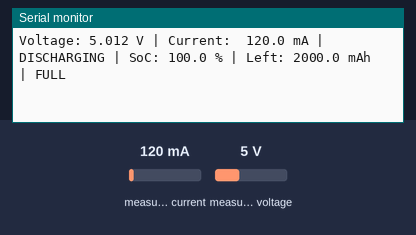
Recording of a sketch running on a simulated ESP32. Shown: the last lines printed to the serial monitor. The inputs (shaded band) are chosen by the test bench; at power-on: measured current 120 mA, measured voltage 5 V.

Above: at 2.2 s.
2.3 s: measured current set to 40 mA
At 3.4 s:
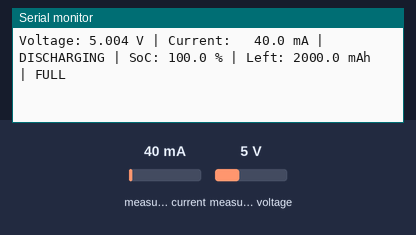
5.5 s: measured current set to 1000 mA
At 6.4 s:
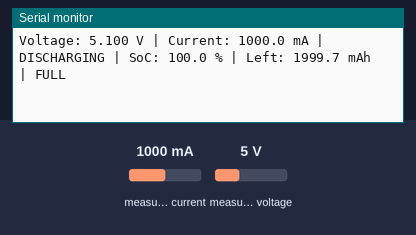
8.5 s: measured current set to 500 mA
At 9.5 s:
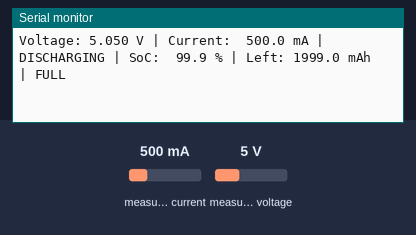
11.5 s: measured current set to 1500 mA
At 12.7 s:
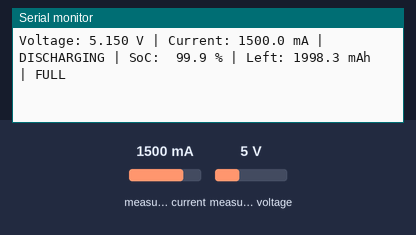
14.5 s: measured current set to 0 mA
At 15.8 s:
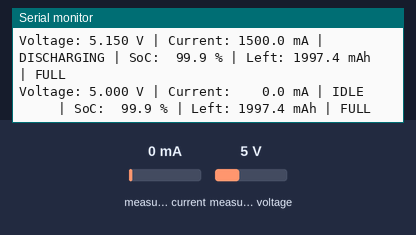

The sketch:

bms_soc.ino
```cpp
/*
  Basic BMS - State of Charge (SoC) Monitor
  Hardware : ESP32 + INA226 + one 3.7 V Li-ion cell
  Display  : Serial Monitor @ 115200 baud
  Library  : "INA226" by Rob Tillaart

  How SoC is calculated:
   1. At start-up, SoC is estimated from the battery voltage (lookup table).
   2. After that, current is measured every second and added up
      (coulomb counting) to track how much charge is left.

  Upload with Arduino IDE (board: ESP32 Dev Module).
*/

#include <Wire.h>
#include <INA226.h>

INA226 ina(0x40);

// ---------------- Settings ----------------
const float BATTERY_MAH = 2000.0;   // capacity of your cell (mAh) - check the label
const float SHUNT_OHM   = 0.1;      // shunt resistor on INA226 board ("R100")
const float MAX_AMPS    = 0.8;      // max current for a 0.1 ohm shunt

// Resting voltage -> SoC table for a 3.7 V Li-ion cell
const float volts[] = {3.00, 3.30, 3.60, 3.67, 3.71, 3.75, 3.79, 3.85, 3.92, 4.00, 4.10, 4.20};
const float socs[]  = {   0,    5,   10,   20,   30,   40,   50,   60,   70,   80,   90,  100};
const int   POINTS  = 12;
// ------------------------------------------

float remainingMah;          // charge left in the battery (mAh)
unsigned long lastTime;      // time of last reading (ms)


// Find SoC (%) from voltage using the table above
float socFromVoltage(float v) {
  if (v <= volts[0])          return 0;
  if (v >= volts[POINTS - 1]) return 100;

  for (int i = 1; i < POINTS; i++) {
    if (v < volts[i]) {
      // straight line between the two nearest table points
      return socs[i - 1] + (v - volts[i - 1]) * (socs[i] - socs[i - 1]) / (volts[i] - volts[i - 1]);
    }
  }
  return 100;
}


void setup() {
  Serial.begin(115200);
  delay(1000);

  Wire.begin(21, 22);                       // SDA = 21, SCL = 22

  if (!ina.begin()) {
    Serial.println("INA226 not found. Check wiring.");
    while (true) delay(1000);
  }
  ina.setMaxCurrentShunt(MAX_AMPS, SHUNT_OHM, false);

  // Step 1: starting SoC from battery voltage
  float startVoltage = ina.getBusVoltage() + ina.getShuntVoltage();
  float startSoc     = socFromVoltage(startVoltage);
  remainingMah       = BATTERY_MAH * startSoc / 100.0;

  Serial.println("===== Basic BMS - SoC Monitor =====");
  Serial.printf("Start voltage: %.3f V  ->  Start SoC: %.1f %%\n\n", startVoltage, startSoc);

  lastTime = millis();
}


void loop() {
  // Read sensor
  float voltage = ina.getBusVoltage() + ina.getShuntVoltage();   // battery voltage (V)
  float current = ina.getCurrent_mA();                           // + = discharging, - = charging

  // Step 2: coulomb counting
  unsigned long now = millis();
  float hours = (now - lastTime) / 3600000.0;     // time since last reading, in hours
  lastTime = now;

  remainingMah = remainingMah - current * hours;  // mAh used (or added) since last reading
  if (remainingMah < 0)           remainingMah = 0;
  if (remainingMah > BATTERY_MAH) remainingMah = BATTERY_MAH;

  float soc = remainingMah / BATTERY_MAH * 100.0;

  // Charging or discharging?
  const char* mode;
  if (current > 20)       mode = "DISCHARGING";
  else if (current < -20) mode = "CHARGING   ";
  else                    mode = "IDLE       ";

  // Battery status based on SoC
  const char* status;
  if (soc <= 20)      status = "LOW";
  else if (soc >= 95) status = "FULL";
  else                status = "OK";

  // Print to Serial Monitor
  Serial.printf("Voltage: %.3f V | Current: %6.1f mA | %s | SoC: %5.1f %% | Left: %5.1f mAh | %s\n",
                voltage, current, mode, soc, remainingMah, status);

  delay(1000);
}
```

Measured:
- after the input at 2.3 s, the serial monitor: prints a new line after 0.73 s (image 1)
- after the input at 5.5 s, the serial monitor: prints a new line after 0.55 s (image 2)
- after the input at 8.5 s, the serial monitor: prints a new line after 0.57 s (image 3)
- after the input at 11.5 s, the serial monitor: prints a new line after 0.59 s (image 4)
- after the input at 14.5 s, the serial monitor: prints a new line after 0.61 s (image 5)
